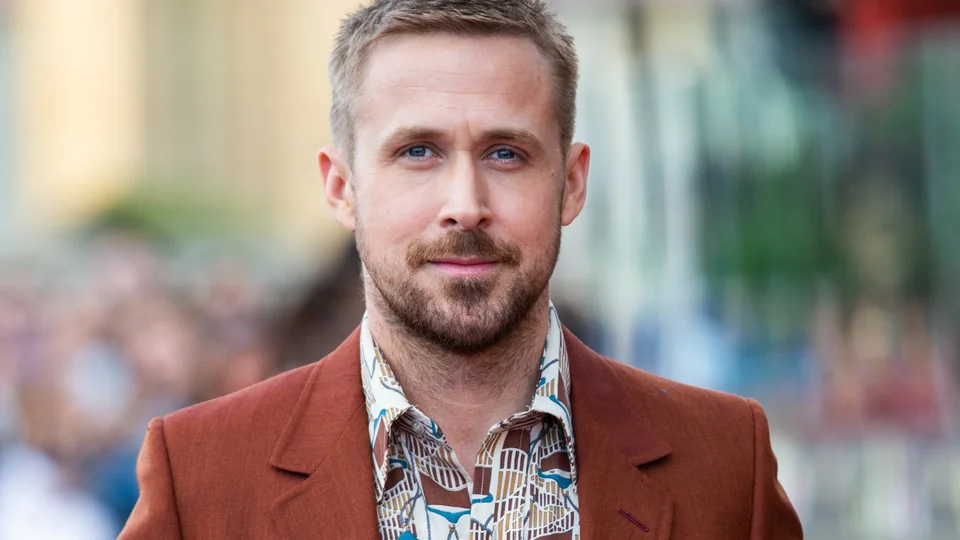
#> input picture task_7/examples/img_2.webp, 960 x 540 px
$ python -i detect.py   (imports and definitions only)
#> lines starting #> are read from the running program, lines starting #| are printed output that depends on the picture; after the words box and inside, x2 and y2 are one past the last pixel; in counts of white or black regions, pixels touching at a corner belong together
#> further down, picture is the input picture: shape (540, 960, 3); mean B, G, R 129.6, 136.8, 151
### task_7/resize.py
import cv2 as cv


def resizing(img_res, new_width=None, new_height=None):
    h, w = img_res.shape[:2]

    if new_width is None and new_height is None:
        return img_res

    if new_width is None:
        ratio = new_height / h
        dimension = (int(w * ratio), new_height)
    else:
        ratio = new_width / w
        dimension = (new_width, int(h * ratio))

    return cv.resize(img_res, dimension)

### task_7/detect.py
import cv2 as cv
from resize import resizing


def detect_and_display(frame):
    face_cascade = cv.CascadeClassifier(cv.data.haarcascades + 'haarcascade_frontalface_default.xml')
    eyes_cascade = cv.CascadeClassifier(cv.data.haarcascades + 'haarcascade_eye.xml')

    frame_gray = cv.cvtColor(frame, cv.COLOR_BGR2GRAY)
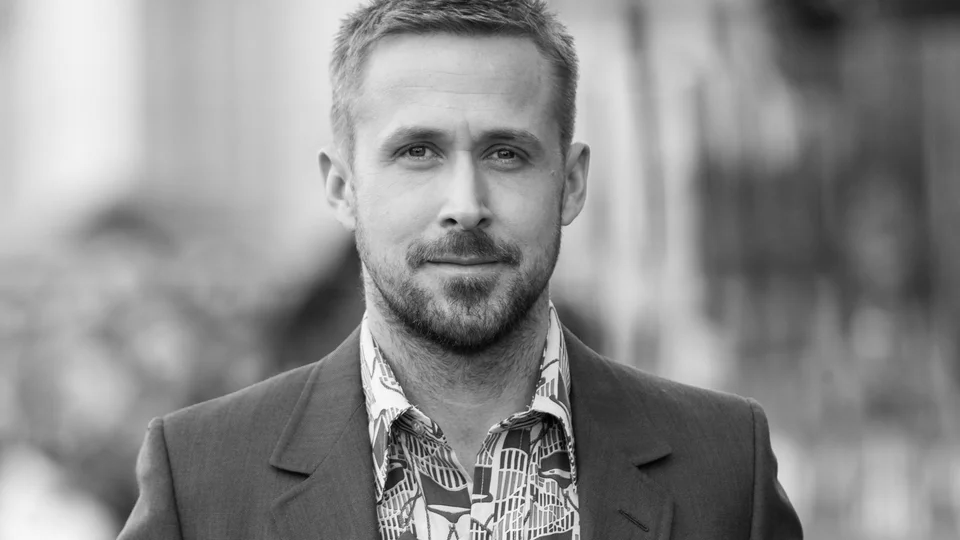
#> frame_gray: shape (540, 960); min 1, max 254, mean 140.2
    frame_gray = cv.equalizeHist(frame_gray)
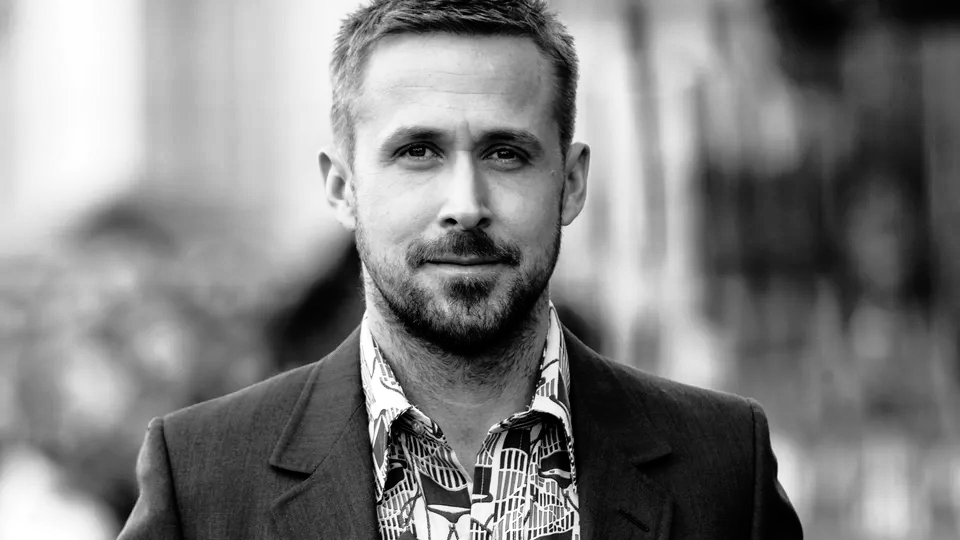
#> frame_gray: shape (540, 960); min 0, max 255, mean 128.2

    faces = face_cascade.detectMultiScale(frame_gray)
#> faces = [[334, 53, 264, 264]]

    for (x, y, w, h) in faces:
        center = (x + w // 2, y + h // 2)
        frame = cv.ellipse(frame, center, (w // 2, h // 2), 0, 0, 360, (255, 0, 255), 4)
        face_roi = frame_gray[y:y+h, x:x+w]

        eyes = eyes_cascade.detectMultiScale(face_roi)
        for (x2, y2, w2, h2) in eyes:
            eye_center = (x + x2 + w2 // 2, y + y2 + h2 // 2)
            radius = int(round((w2 + h2) / 4))

            frame = cv.circle(frame, eye_center, radius, (255, 0, 0), 4)
#> this loop made 1 pass
#> (x, y, w, h, center, eyes) on pass 1: (334, 53, 264, 264, (466, 185), [[52, 66, 64, 64], [136, 67, 64, 64]])
#> pass 1, in detect_and_display, `frame = cv.ellipse(frame, center, (w // 2, h // 2), 0, 0, 360, (255, 0..`:
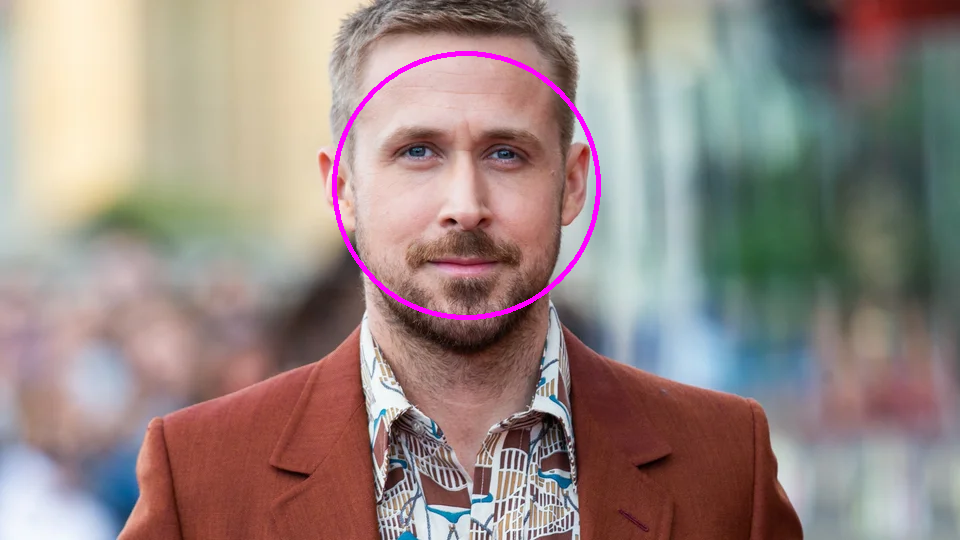
#> frame: shape (540, 960, 3); 0.8% of pixels changed, all inside (x1, y1, x2, y2) = (332, 51, 601, 320)
#> pass 1, in detect_and_display, `face_roi = frame_gray[y:y+h, x:x+w]`:
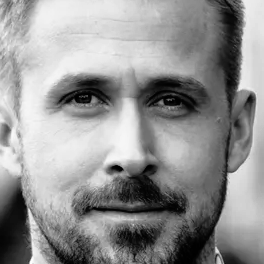
#> face_roi: shape (264, 264); min 0, max 255, mean 146.6
#> after the loop:
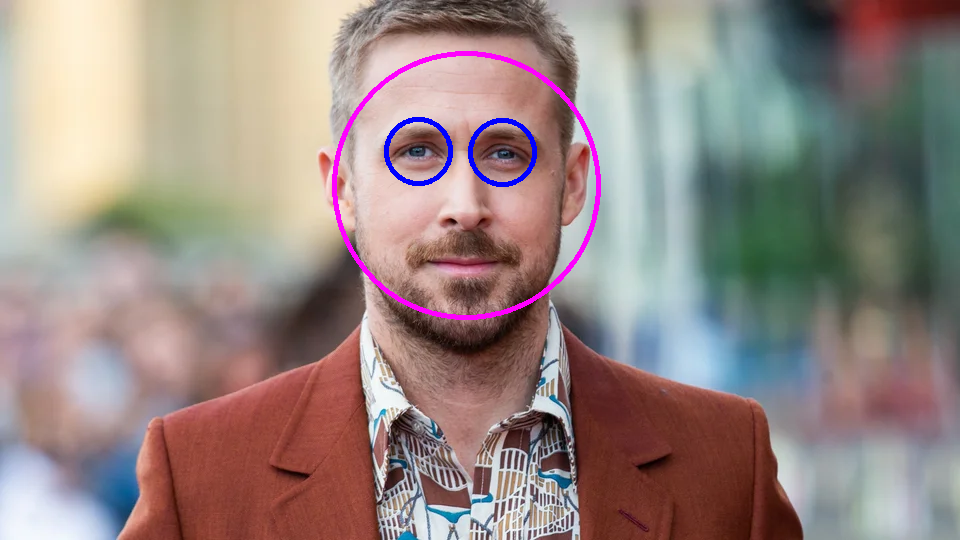
#> frame: shape (540, 960, 3); 0.39% of pixels changed, all inside (x1, y1, x2, y2) = (384, 117, 537, 187)

    frame = resizing(frame, 400)
#> in resizing, `return cv.resize(img_res, dimension)`:
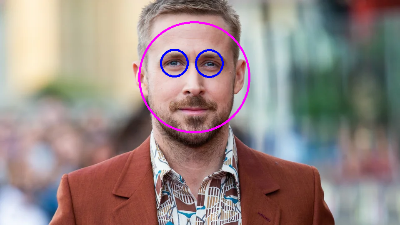
#> returned value: shape (225, 400, 3); mean of channels 0, 1, 2 130.8, 134.9, 150.8; drawn as B, G, R
    cv.imshow('capture face detection', frame)

>>> import cv2
>>> picture = cv2.imread('examples/img_2.webp')
>>> result = detect_and_display(picture)

$ run again, on task_7/examples/img_4.webp
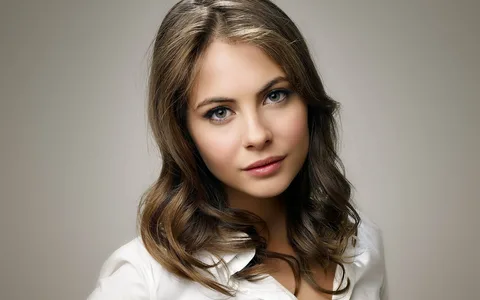
#> input picture task_7/examples/img_4.webp, 480 x 300 px
#> picture is the input picture: shape (300, 480, 3); mean B, G, R 118.1, 130.1, 141
#> faces = [[176, 49, 146, 146], [123, 58, 147, 147]]
#> the loop in detect_and_display, `for (x, y, w, h) in faces:` made 2 passes
#> (x, y, w, h, center) on pass 1: (176, 49, 146, 146, (249, 122))
#> pass 1, in detect_and_display, `face_roi = frame_gray[y:y+h, x:x+w]`:
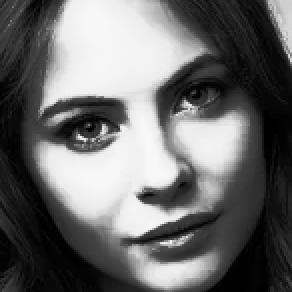
#> face_roi: shape (146, 146) (shown 2 times larger); min 0, max 249, mean 107.7
#> in resizing, `return cv.resize(img_res, dimension)`:
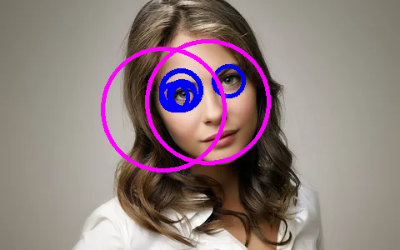
#> returned value: shape (250, 400, 3); mean of channels 0, 1, 2 125.8, 125, 142.8; drawn as B, G, R
